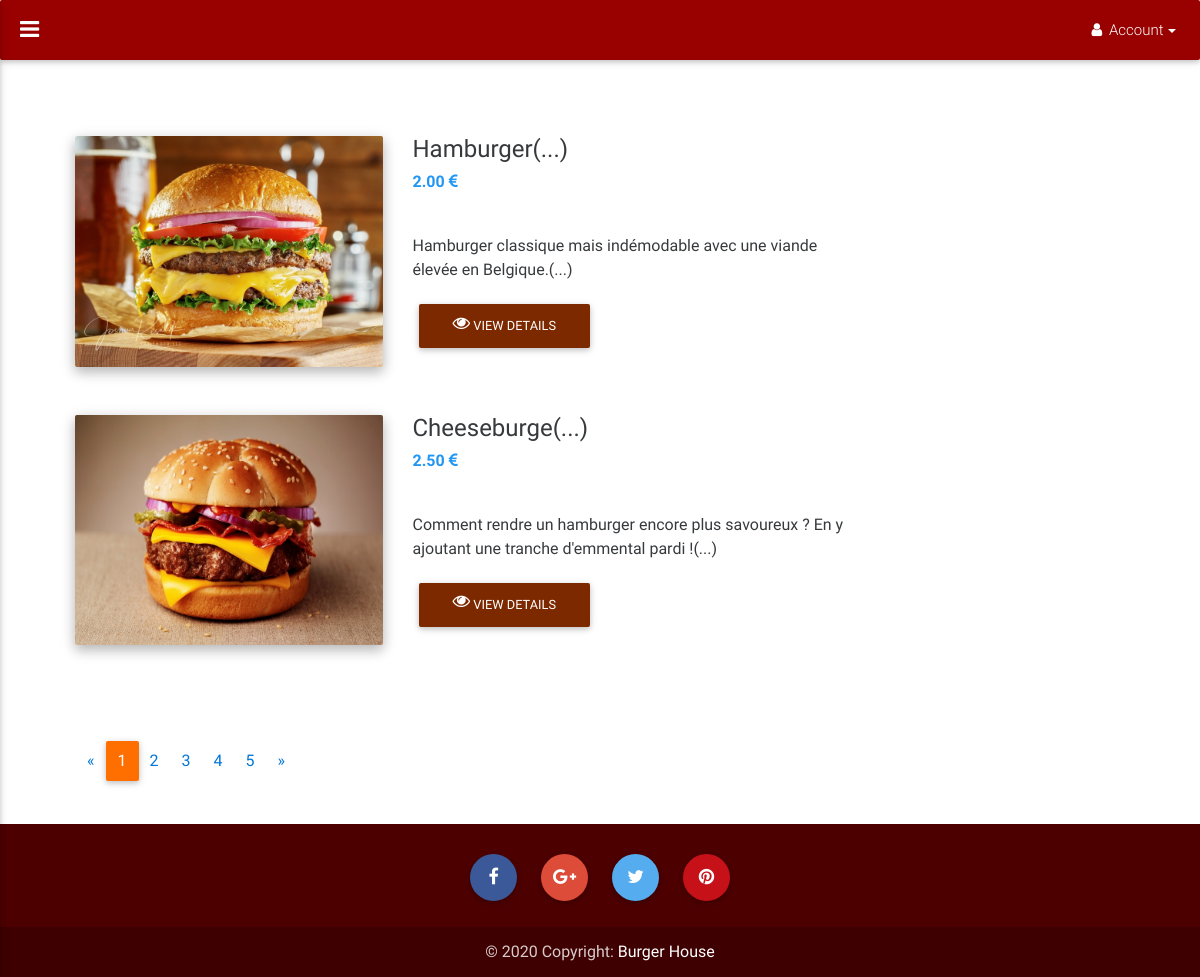
The app's page /?page=burgers with its own data.
### tables this page shows
CREATE TABLE `burger` (
  `id` int(11) NOT NULL,
  `nom` varchar(255) NOT NULL,
  `prix` decimal(4,2) NOT NULL,
  `description` text,
  `image` varchar(255) NOT NULL DEFAULT 'no-img_burger.png',
  `recette` text,
  `quantite_stock` tinyint(3) UNSIGNED DEFAULT NULL
);

### templates/burgers-template.php (the view, shortened to what this page needs)
<div class="container">
    <?php
    $totalBurgers = $dbh->query("SELECT COUNT(*) AS total FROM burger B")->fetchObject()->total;
    $limit = isset($_GET['limit']) ? $_GET['limit'] : 0;
    $sql = "
        SELECT B.id, B.nom, B.prix, B.description, B.image
        FROM burger B
        LIMIT " . $limit . ' , ' . MAX_BURGER;
    $resultBurger = $dbh->prepare($sql);
    $resultBurger->execute();
    $count = $resultBurger->rowCount();
    if ($count == 0):?>
        <?php require ABSPATH . 'includes/errors/404.inc.php'; ?>
    <?php else: ?>
        <div class="row">
            <div class="col-lg-9">
                <br><br>
                <div class="cats-block" id="ProductData">
                    <section class="section">
                        <?php while ($burger = $resultBurger->fetchObject()): ?>
                            <div class="row wow fadeIn">
                                <div class="col-lg-5 mb-r">
                                    <?php if (!empty($burger->image)): ?>
                                        <div class="view overlay hm-white-slight">
                                            <img src="img/product/burgers/<?php echo $burger->image; ?>"
                                                 class="img-fluid" alt="Burger | Picture">
                                        </div>
                                    <?php endif ?>
                                </div>
                                <div class="col-lg-7 mb-r">
                                    <h4><?php echo substr($burger->nom, 0, 11) ?>(...)</h4>
                                    <p class="blue-text" style="font-weight: bold;"><?php echo $burger->prix ?>&nbsp;<i
                                                class="fa fa-eur" aria-hidden="true"></i></p>
                                    <br>
                                    <p><?php echo substr($burger->description, 0, 200) ?>(...)</p>
                                    <a href="?page=burger&amp;id=<?php echo $burger->id; ?>"
                                       class="btn btn-secondary waves-effect waves-light">
                                        <i class="fa fa-eye" style="position: relative; bottom: 2px;"
                                           aria-hidden="true"></i>
                                        <span class="hidden-sm-down">View Details</span>
                                    </a>
                                </div>
                            </div>
                        <?php endwhile ?>
                    </section>
                </div>
            </div>
        </div>
        <?php
        echo '<nav>';
        echo '<ul class="pagination pg-amber">';
        echo '<li class="page-item"><a class="page-link" href="' . ($limit == 0 ? '#" onclick="return false"' : '?page=burgers&amp;limit=' . ($limit - MAX_BURGER)) . '">&laquo;</a></li>';
        for ($i = 0; $i < $totalBurgers / MAX_BURGER; $i++) {
            echo '<li class="page-item ' . ($limit == $i * MAX_BURGER ? 'active' : '') . '"><a class="page-link" href="?page=burgers&amp;limit=' . $i * MAX_BURGER . '">' . ($i + 1) . '</a></li>';
        }
        echo '<li class="page-item"><a class="page-link" href="' . ($limit + MAX_BURGER >= $totalBurgers ? '#" onclick="return false"' : '?page=burgers&amp;limit=' . ($limit + MAX_BURGER)) . '">&raquo;</a></li>';
        echo '</ul></nav>';
    endif; ?>
</div>

### includes/header.inc.php (shortened to what this page needs)
<!DOCTYPE html>
<html lang="fr">
<head>
    <link rel="stylesheet" href="https://maxcdn.bootstrapcdn.com/font-awesome/4.6.0/css/font-awesome.min.css">
    <link href="css/bootstrap.min.css" rel="stylesheet">
    <link href="css/mdb.css" rel="stylesheet">
    <link rel="stylesheet" type="text/css" href="https://cdn.datatables.net/1.10.13/css/dataTables.bootstrap4.min.css"/>
    <link href="css/font-awesome.min.css" rel="stylesheet">
    <link rel="stylesheet" href="css/customizer.css">
    <link href="css/style.css" rel="stylesheet">
</head>
<body class="fixed-sn red-skin animated">
<header>
    <nav class="navbar navbar-fixed-top scrolling-navbar double-nav">
        <div class="pull-left">
            <a href="#" data-activates="slide-out" class="button-collapse"><i class="fa fa-bars"></i></a>
        </div>
        <ul class="nav navbar-nav pull-right">
            <li class="nav-item dropdown">
                <a class="nav-link dropdown-toggle" type="button" id="dropdownMenu1" data-toggle="dropdown"
                   aria-haspopup="true" aria-expanded="false"><i class="fa fa-user"></i> Account</a>
            </li>
        </ul>
    </nav>
</header>

### index.php (shortened to what this page needs)
<?php
require ABSPATH . 'includes/functions.php';
require ABSPATH . '/includes/header.inc.php';
?>
    <main>
        <?php if ($_GET['page'] == 'home'): ?>
            <?php get_template_part('home'); ?>
        <?php elseif ($_GET['page'] == 'burger'): ?>
            <?php get_template_part('burger'); ?>
        <?php elseif ($_GET['page'] == 'burgers'): ?>
            <?php get_template_part('burgers'); ?>
        <?php elseif ($_GET['page'] == 'drink'): ?>
            <?php get_template_part('drink'); ?>
        <?php elseif ($_GET['page'] == 'drinks'): ?>
            <?php get_template_part('drinks'); ?>
        <?php elseif ($_GET['page'] == 'profile'): ?>
            <?php get_template_part('profile'); ?>
        <?php elseif ($_GET['page'] == 'cart'): ?>
            <?php get_template_part('cart'); ?>
        <?php else: ?>
            <?php get_template_part('error'); ?>
        <?php endif; ?>
    </main>
<?php
require ABSPATH . '/includes/footer.inc.php';

### includes/functions.php (shortened to what this page needs)
<?php
if (!function_exists('get_template_part')):
    function get_template_part($template_prefix = NULL, $folder_name = NULL, $args = array())
    {
        if ($folder_name == NULL)
            require ABSPATH . 'templates/' . $template_prefix . '-template.php';
        else
            require ABSPATH . 'templates/' . $folder_name . '/' . $template_prefix . '-template.php';
    }
endif;

### includes/footer.inc.php (shortened to what this page needs)
<footer class="page-footer center-on-small-only">
    <div class="social-section wow fadeIn" data-wow-delay="0.3s">
        <ul>
            <li><a class="btn-floating btn-small btn-fb waves-effect waves-light" href="https://www.facebook.com"><i class="fa fa-facebook"> </i></a></li>
            <li><a class="btn-floating btn-small btn-gplus waves-effect waves-light" href="https://www.gmail.com"><i class="fa fa-google-plus"> </i></a></li>
            <li><a class="btn-floating btn-small btn-tw waves-effect waves-light" href="https://www.twitter.com"><i class="fa fa-twitter"> </i></a></li>
            <li><a class="btn-floating btn-small btn-pin waves-effect waves-light" href="https://www.pinterest.com"><i class="fa fa-pinterest"> </i></a></li>
        </ul>
    </div>
    <div class="footer-copyright wow fadeIn" data-wow-delay="0.3s">
        <div class="container-fluid">
            © 2020 Copyright: <a href="http://fastfood.test"> Burger House </a>
        </div>
    </div>
</footer>
</body>
</html>

### css/style.css (style rules this page uses)
header, main, footer { padding-left: 240px; }
.fadeIn { -webkit-animation-duration: 2s; -moz-animation-duration: 2s; -o-animation-duration: 2s; animation-duration: 2s; }

### records on screen
burger: image (picture), nom "Hamburger", prix "2.00", description "Hamburger classique mais indémodable avec une viande élevée en Belgique."
burger: image (picture), nom "Cheeseburge", prix "2.50", description "Comment rendre un hamburger encore plus savoureux ? En y ajoutant une tranche d'emmental pardi !"
